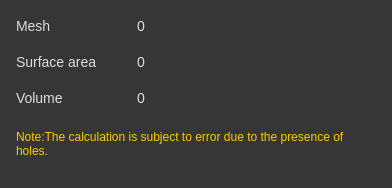
<?xml version="1.0" encoding="UTF-8"?>
<ui version="4.0">
 <class>VolumeDisplayDlg</class>
 <widget class="QWidget" name="VolumeDisplayDlg">
  <property name="geometry">
   <rect>
    <x>0</x>
    <y>0</y>
    <width>392</width>
    <height>188</height>
   </rect>
  </property>
  <property name="sizePolicy">
   <sizepolicy hsizetype="Maximum" vsizetype="Maximum">
    <horstretch>0</horstretch>
    <verstretch>0</verstretch>
   </sizepolicy>
  </property>
  <property name="minimumSize">
   <size>
    <width>392</width>
    <height>0</height>
   </size>
  </property>
  <property name="maximumSize">
   <size>
    <width>392</width>
    <height>16777215</height>
   </size>
  </property>
  <property name="windowTitle">
   <string>Connected Components</string>
  </property>
  <property name="styleSheet">
   <string notr="true">background-color:#363636;font-size: 14px;</string>
  </property>
  <layout class="QGridLayout" name="gridLayout">
   <property name="leftMargin">
    <number>16</number>
   </property>
   <property name="topMargin">
    <number>16</number>
   </property>
   <property name="rightMargin">
    <number>16</number>
   </property>
   <property name="bottomMargin">
    <number>24</number>
   </property>
   <property name="horizontalSpacing">
    <number>40</number>
   </property>
   <property name="verticalSpacing">
    <number>16</number>
   </property>
   <item row="2" column="0">
    <widget class="QLabel" name="label_vol">
     <property name="minimumSize">
      <size>
       <width>0</width>
       <height>20</height>
      </size>
     </property>
     <property name="maximumSize">
      <size>
       <width>16777215</width>
       <height>20</height>
      </size>
     </property>
     <property name="styleSheet">
      <string notr="true">background-color: transparent;color:rgba(221, 221, 221, 1);</string>
     </property>
     <property name="text">
      <string>Volume</string>
     </property>
    </widget>
   </item>
   <item row="3" column="0" colspan="3">
    <widget class="QLabel" name="label_info">
     <property name="sizePolicy">
      <sizepolicy hsizetype="Expanding" vsizetype="Preferred">
       <horstretch>0</horstretch>
       <verstretch>0</verstretch>
      </sizepolicy>
     </property>
     <property name="minimumSize">
      <size>
       <width>0</width>
       <height>40</height>
      </size>
     </property>
     <property name="maximumSize">
      <size>
       <width>16777215</width>
       <height>60</height>
      </size>
     </property>
     <property name="styleSheet">
      <string notr="true">font-size: 12px;color: #FFC804;</string>
     </property>
     <property name="text">
      <string>Note:The calculation is subject to error due to the presence of holes.</string>
     </property>
     <property name="wordWrap">
      <bool>true</bool>
     </property>
    </widget>
   </item>
   <item row="1" column="0">
    <widget class="QLabel" name="label_2">
     <property name="minimumSize">
      <size>
       <width>0</width>
       <height>20</height>
      </size>
     </property>
     <property name="maximumSize">
      <size>
       <width>16777215</width>
       <height>20</height>
      </size>
     </property>
     <property name="styleSheet">
      <string notr="true">background-color: transparent;color:rgba(221, 221, 221, 1);</string>
     </property>
     <property name="text">
      <string>Surface area</string>
     </property>
    </widget>
   </item>
   <item row="2" column="1">
    <widget class="QLabel" name="label_value">
     <property name="styleSheet">
      <string notr="true">background-color: transparent;color:rgba(221, 221, 221, 1);</string>
     </property>
     <property name="text">
      <string>0</string>
     </property>
    </widget>
   </item>
   <item row="0" column="0">
    <widget class="QLabel" name="label">
     <property name="minimumSize">
      <size>
       <width>0</width>
       <height>20</height>
      </size>
     </property>
     <property name="maximumSize">
      <size>
       <width>16777215</width>
       <height>20</height>
      </size>
     </property>
     <property name="styleSheet">
      <string notr="true">background-color: transparent;color:rgba(221, 221, 221, 1);</string>
     </property>
     <property name="text">
      <string>Mesh</string>
     </property>
    </widget>
   </item>
   <item row="2" column="2">
    <spacer name="horizontalSpacer_3">
     <property name="orientation">
      <enum>Qt::Horizontal</enum>
     </property>
     <property name="sizeHint" stdset="0">
      <size>
       <width>186</width>
       <height>20</height>
      </size>
     </property>
    </spacer>
   </item>
   <item row="1" column="1">
    <widget class="QLabel" name="label_3">
     <property name="styleSheet">
      <string notr="true">background-color: transparent;color:rgba(221, 221, 221, 1);</string>
     </property>
     <property name="text">
      <string>0</string>
     </property>
    </widget>
   </item>
   <item row="0" column="1">
    <widget class="QLabel" name="label_Name">
     <property name="styleSheet">
      <string notr="true">background-color: transparent;color:rgba(221, 221, 221, 1);</string>
     </property>
     <property name="text">
      <string>0</string>
     </property>
    </widget>
   </item>
   <item row="0" column="2">
    <spacer name="horizontalSpacer">
     <property name="orientation">
      <enum>Qt::Horizontal</enum>
     </property>
     <property name="sizeHint" stdset="0">
      <size>
       <width>186</width>
       <height>20</height>
      </size>
     </property>
    </spacer>
   </item>
   <item row="1" column="2">
    <spacer name="horizontalSpacer_2">
     <property name="orientation">
      <enum>Qt::Horizontal</enum>
     </property>
     <property name="sizeHint" stdset="0">
      <size>
       <width>186</width>
       <height>20</height>
      </size>
     </property>
    </spacer>
   </item>
  </layout>
 </widget>
 <resources/>
 <connections/>
</ui>
